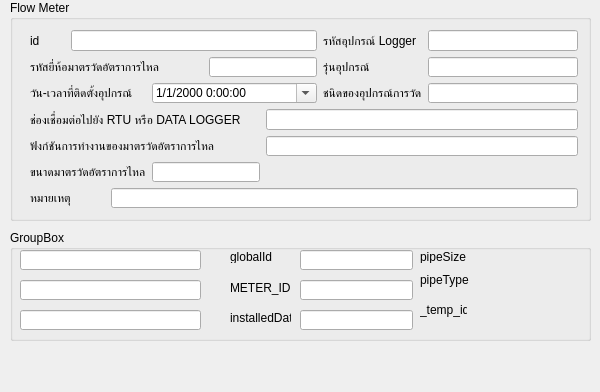
<?xml version="1.0" encoding="UTF-8"?>
<ui version="4.0">
 <class>Form</class>
 <widget class="QWidget" name="Form">
  <property name="geometry">
   <rect>
    <x>0</x>
    <y>0</y>
    <width>600</width>
    <height>392</height>
   </rect>
  </property>
  <property name="sizePolicy">
   <sizepolicy hsizetype="Fixed" vsizetype="Preferred">
    <horstretch>0</horstretch>
    <verstretch>0</verstretch>
   </sizepolicy>
  </property>
  <property name="minimumSize">
   <size>
    <width>600</width>
    <height>230</height>
   </size>
  </property>
  <property name="maximumSize">
   <size>
    <width>600</width>
    <height>400</height>
   </size>
  </property>
  <property name="baseSize">
   <size>
    <width>0</width>
    <height>124</height>
   </size>
  </property>
  <property name="contextMenuPolicy">
   <enum>Qt::NoContextMenu</enum>
  </property>
  <property name="windowTitle">
   <string>Form</string>
  </property>
  <widget class="QGroupBox" name="groupBox">
   <property name="geometry">
    <rect>
     <x>10</x>
     <y>230</y>
     <width>581</width>
     <height>111</height>
    </rect>
   </property>
   <property name="title">
    <string>GroupBox</string>
   </property>
   <widget class="QLabel" name="label_2">
    <property name="geometry">
     <rect>
      <x>220</x>
      <y>20</y>
      <width>47</width>
      <height>13</height>
     </rect>
    </property>
    <property name="text">
     <string>globalId</string>
    </property>
   </widget>
   <widget class="QLineEdit" name="globalId">
    <property name="geometry">
     <rect>
      <x>10</x>
      <y>20</y>
      <width>181</width>
      <height>20</height>
     </rect>
    </property>
   </widget>
   <widget class="QLineEdit" name="METER_ID">
    <property name="geometry">
     <rect>
      <x>10</x>
      <y>50</y>
      <width>181</width>
      <height>20</height>
     </rect>
    </property>
   </widget>
   <widget class="QLabel" name="label_3">
    <property name="geometry">
     <rect>
      <x>220</x>
      <y>50</y>
      <width>61</width>
      <height>16</height>
     </rect>
    </property>
    <property name="text">
     <string>METER_ID</string>
    </property>
   </widget>
   <widget class="QLabel" name="label_13">
    <property name="geometry">
     <rect>
      <x>410</x>
      <y>20</y>
      <width>47</width>
      <height>13</height>
     </rect>
    </property>
    <property name="text">
     <string>pipeSize</string>
    </property>
   </widget>
   <widget class="QLineEdit" name="pipeSize">
    <property name="geometry">
     <rect>
      <x>290</x>
      <y>20</y>
      <width>113</width>
      <height>20</height>
     </rect>
    </property>
   </widget>
   <widget class="QLabel" name="label_12">
    <property name="geometry">
     <rect>
      <x>410</x>
      <y>40</y>
      <width>51</width>
      <height>20</height>
     </rect>
    </property>
    <property name="text">
     <string>pipeType</string>
    </property>
   </widget>
   <widget class="QLineEdit" name="pipeType">
    <property name="geometry">
     <rect>
      <x>290</x>
      <y>50</y>
      <width>113</width>
      <height>20</height>
     </rect>
    </property>
   </widget>
   <widget class="QLineEdit" name="installedDate">
    <property name="geometry">
     <rect>
      <x>10</x>
      <y>80</y>
      <width>181</width>
      <height>20</height>
     </rect>
    </property>
   </widget>
   <widget class="QLabel" name="label_14">
    <property name="geometry">
     <rect>
      <x>220</x>
      <y>80</y>
      <width>61</width>
      <height>16</height>
     </rect>
    </property>
    <property name="text">
     <string>installedDate</string>
    </property>
   </widget>
   <widget class="QLineEdit" name="_temp_id">
    <property name="geometry">
     <rect>
      <x>290</x>
      <y>80</y>
      <width>113</width>
      <height>20</height>
     </rect>
    </property>
   </widget>
   <widget class="QLabel" name="label_15">
    <property name="geometry">
     <rect>
      <x>410</x>
      <y>70</y>
      <width>47</width>
      <height>20</height>
     </rect>
    </property>
    <property name="text">
     <string>_temp_id</string>
    </property>
   </widget>
  </widget>
  <widget class="QGroupBox" name="groupBox_2">
   <property name="geometry">
    <rect>
     <x>10</x>
     <y>0</y>
     <width>581</width>
     <height>221</height>
    </rect>
   </property>
   <property name="title">
    <string>Flow Meter</string>
   </property>
   <widget class="QWidget" name="layoutWidget">
    <property name="geometry">
     <rect>
      <x>20</x>
      <y>30</y>
      <width>548</width>
      <height>178</height>
     </rect>
    </property>
    <layout class="QGridLayout" name="gridLayout">
     <item row="0" column="0">
      <widget class="QLabel" name="label">
       <property name="text">
        <string>id</string>
       </property>
      </widget>
     </item>
     <item row="0" column="1" colspan="5">
      <widget class="QLineEdit" name="id"/>
     </item>
     <item row="0" column="6">
      <widget class="QLabel" name="label_4">
       <property name="text">
        <string>รหัสอุปกรณ์ Logger</string>
       </property>
      </widget>
     </item>
     <item row="0" column="7">
      <widget class="QLineEdit" name="loggerId"/>
     </item>
     <item row="1" column="0" colspan="4">
      <widget class="QLabel" name="label_5">
       <property name="text">
        <string>รหัสยี่ห้อมาตรวัดอัตราการไหล</string>
       </property>
      </widget>
     </item>
     <item row="1" column="4" colspan="2">
      <widget class="QLineEdit" name="brandCode"/>
     </item>
     <item row="1" column="6">
      <widget class="QLabel" name="label_6">
       <property name="text">
        <string>รุ่นอุปกรณ์</string>
       </property>
      </widget>
     </item>
     <item row="1" column="7">
      <widget class="QLineEdit" name="model"/>
     </item>
     <item row="2" column="0" colspan="3">
      <widget class="QLabel" name="label_7">
       <property name="text">
        <string>วัน-เวลาที่ติดตั้งอุปกรณ์</string>
       </property>
      </widget>
     </item>
     <item row="2" column="3" colspan="3">
      <widget class="QDateTimeEdit" name="installedDateCar">
       <property name="displayFormat">
        <string>d/M/yyyy H:mm:ss</string>
       </property>
       <property name="calendarPopup">
        <bool>true</bool>
       </property>
      </widget>
     </item>
     <item row="2" column="6">
      <widget class="QLabel" name="label_9">
       <property name="minimumSize">
        <size>
         <width>0</width>
         <height>0</height>
        </size>
       </property>
       <property name="text">
        <string>ชนิดของอุปกรณ์การวัด</string>
       </property>
      </widget>
     </item>
     <item row="2" column="7">
      <widget class="QLineEdit" name="measureType"/>
     </item>
     <item row="3" column="0" colspan="5">
      <widget class="QLabel" name="label_8">
       <property name="text">
        <string>ช่องเชื่อมต่อไปยัง RTU หรือ DATA LOGGER</string>
       </property>
      </widget>
     </item>
     <item row="3" column="5" colspan="3">
      <widget class="QLineEdit" name="inputFlowChannel"/>
     </item>
     <item row="4" column="0" colspan="5">
      <widget class="QLabel" name="label_10">
       <property name="text">
        <string>ฟังก์ชันการทํางานของมาตรวัดอัตราการไหล</string>
       </property>
      </widget>
     </item>
     <item row="4" column="5" colspan="3">
      <widget class="QLineEdit" name="flowMeterType"/>
     </item>
     <item row="5" column="0" colspan="3">
      <widget class="QLabel" name="label_11">
       <property name="text">
        <string>ขนาดมาตรวัดอัตราการไหล</string>
       </property>
      </widget>
     </item>
     <item row="6" column="0" colspan="2">
      <widget class="QLabel" name="label_16">
       <property name="text">
        <string>หมายเหตุ</string>
       </property>
      </widget>
     </item>
     <item row="6" column="2" colspan="6">
      <widget class="QLineEdit" name="remark"/>
     </item>
     <item row="5" column="3" colspan="2">
      <widget class="QLineEdit" name="meterSize"/>
     </item>
    </layout>
   </widget>
  </widget>
 </widget>
 <resources/>
 <connections/>
</ui>
